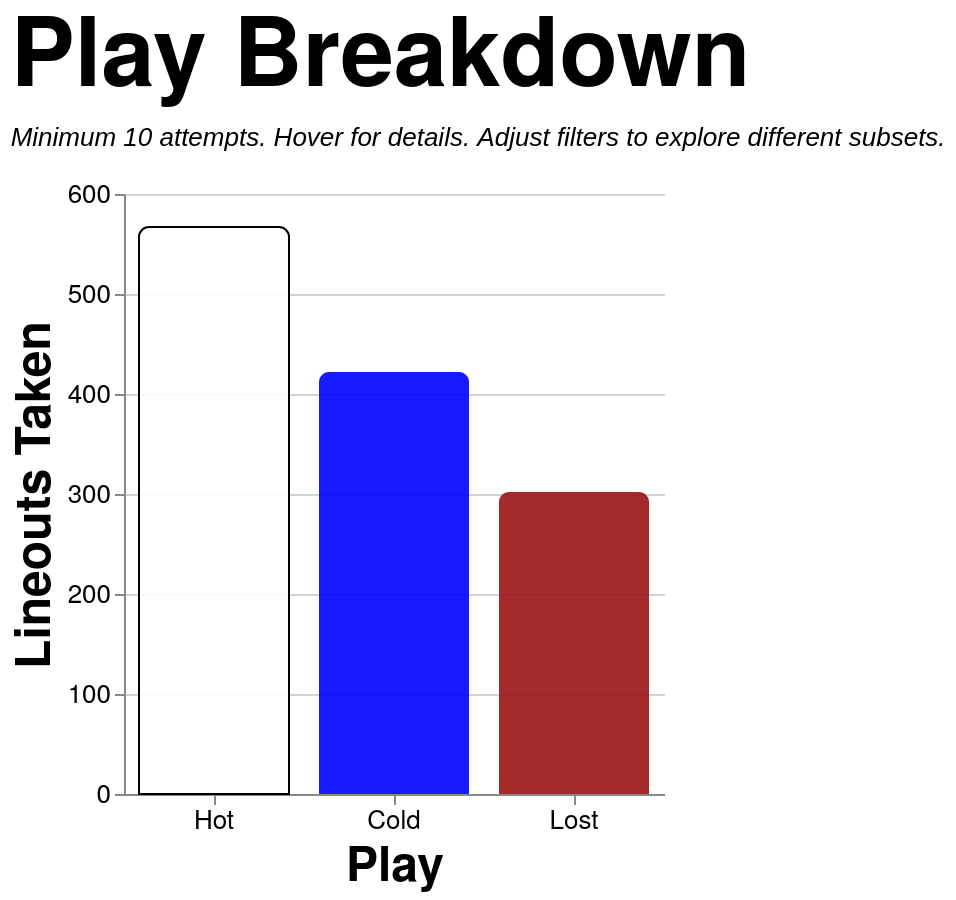

Vega-Lite specification stored for this chart:
### Vega-Lite specification from a JSON file in a GitHub repository (floating-point values rounded to 4 significant figures; data arrays with more than 128 entries replaced by an {"elided": "..."} marker saying what was removed)
{"config": {"axis": {"labelFont": "PT Sans Narrow, Helvetica Neue, Helvetica, Arial, sans-serif", "titleFont": "PT Sans Narrow, Helvetica Neue, Helvetica, Arial, sans-serif", "labelFontSize": 13, "titleFontSize": 24, "gridColor": "#202947", "gridOpacity": 0.2, "zindex": 1}, "text": {"font": "Lato, sans-serif"}, "bar": {"cornerRadiusEnd": 5}, "header": {"labelFont": "PT Sans Narrow, Helvetica Neue, Helvetica, Arial, sans-serif", "titleFont": "PT Sans Narrow, Helvetica Neue, Helvetica, Arial, sans-serif", "labelFontSize": 24, "titleFontSize": 28, "labelFontWeight": "bold", "orient": "left"}, "legend": {"labelFont": "PT Sans Narrow, Helvetica Neue, Helvetica, Arial, sans-serif", "titleFont": "PT Sans Narrow, Helvetica Neue, Helvetica, Arial, sans-serif", "labelFontSize": 14, "titleFontSize": 16, "titlePadding": 5, "fillColor": "white", "strokeColor": "black", "padding": 10, "titleFontWeight": "lighter", "titleFontStyle": "italic", "titleColor": "gray", "offset": 10}, "title": {"font": "PT Sans Narrow, Helvetica Neue, Helvetica, Arial, sans-serif", "fontSize": 48, "fontWeight": "bold", "anchor": "start", "align": "center", "titlePadding": 20, "subtitlePadding": 10, "subtitleFontSize": 13, "subtitleColor": "", "subtitleFontStyle": "italic", "offset": 15, "color": "black"}, "axisX": {"labelAngle": 0}, "facet": {"title": null, "header": null, "align": {"row": "each", "column": "each"}, "spacing": 10}, "resolve": {"scale": {"y": "independent", "facet": "independent"}}, "background": "transparent", "scale": {"offsetBandPaddingOuter": 0.2, "offsetBandPaddingInner": 0.1}, "view": {"stroke": null, "background": "transparent"}}, "data": {"name": "data-ff4417377fb2d4051535927ee5fe2613"}, "mark": {"type": "bar", "opacity": 0.9, "size": 75}, "encoding": {"color": {"field": "play", "legend": null, "scale": {"domain": ["Hot", "Cold", "Lost"], "range": ["white", "blue", "#991515"]}, "type": "nominal"}, "stroke": {"field": "play", "legend": null, "scale": {"domain": ["Hot", "Cold", "Lost"], "range": ["black", "transparent", "transparent"]}, "type": "nominal"}, "tooltip": [{"field": "play", "title": "Play", "type": "nominal"}, {"field": "attempts", "format": ",.0f", "title": "Attempts", "type": "quantitative"}, {"field": "won", "format": ",.0f", "title": "Won", "type": "quantitative"}, {"field": "success_rate", "format": ".1%", "title": "Success Rate", "type": "quantitative"}], "x": {"axis": {"labelAngle": 0}, "field": "play", "sort": ["Hot", "Cold", "Lost"], "title": "Play", "type": "nominal"}, "y": {"field": "attempts", "title": "Lineouts Taken", "type": "quantitative"}}, "height": 300, "params": [{"name": "loSquad", "value": "All"}, {"name": "loSeason", "value": "All"}, {"name": "loGameType", "value": "All"}, {"name": "loThrower", "value": "All"}, {"name": "loJumper", "value": "All"}, {"name": "loArea", "value": "All"}, {"name": "loNumbers", "value": "All"}], "title": {"text": "Play Breakdown", "subtitle": "Minimum 10 attempts. Hover for details. Adjust filters to explore different subsets."}, "transform": [{"filter": "(loSquad == 'All' || datum.squad == loSquad) && (loSeason == 'All' || datum.season == loSeason) && (loGameType == 'All' || (loGameType == 'League + Cup' && (datum.game_type == 'League' || datum.game_type == 'Cup')) || (loGameType == 'League only' && datum.game_type == 'League') || datum.game_type == loGameType) && (loThrower == 'All' || datum.thrower == loThrower) && (loJumper == 'All' || datum.jumper == loJumper) && (loArea == 'All' || datum.area == loArea) && (loNumbers == 'All' || datum.numbers == loNumbers)"}, {"aggregate": [{"op": "count", "as": "attempts"}, {"op": "sum", "field": "won", "as": "won"}], "groupby": ["play"]}, {"filter": "datum.attempts >= 10"}, {"calculate": "datum.won / datum.attempts", "as": "success_rate"}], "width": {"step": 90}, "$schema": "https://vega.github.io/schema/vega-lite/v5.20.1.json", "datasets": {"data-ff4417377fb2d4051535927ee5fe2613": {"elided": "1291 records"}}}
